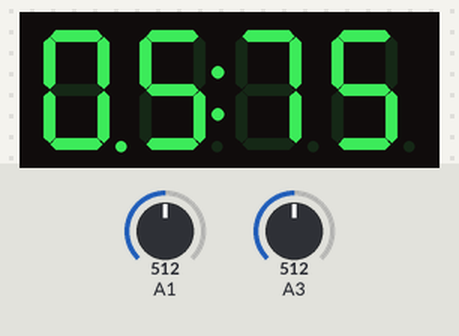
Bench run of a sketch on a simulated Arduino Uno, built with avr-gcc and run on an emulated ATmega328P. On the bench: 4-digit seven-segment display. The inputs (shaded band) are chosen by the test bench; at power-on: A3 = 512, A1 = 512. What the sketch prints to the serial monitor is not drawn.

Above: at 1.2 s.
1.3 s: A3 set to 670
At 2.2 s:
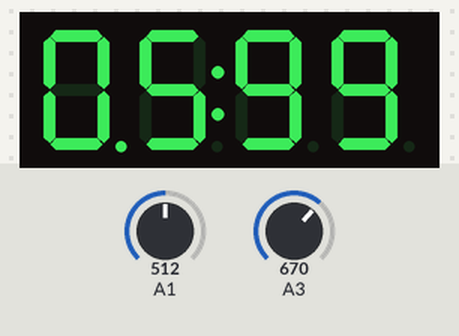
2.8 s: A3 set to 691
At 3.2 s:
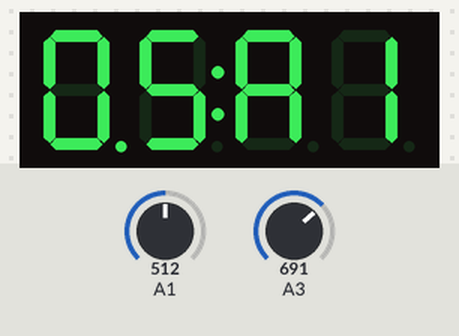
4.3 s: A3 set to 733
5.8 s: A3 set to 768
At 6.7 s:
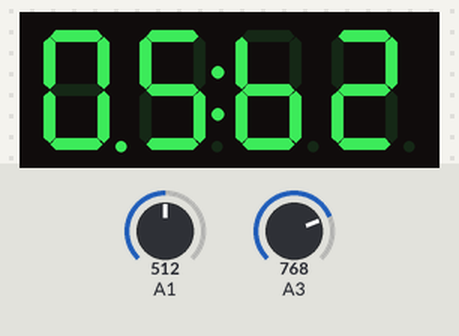
7.3 s: A3 set to 900
At 7.9 s:
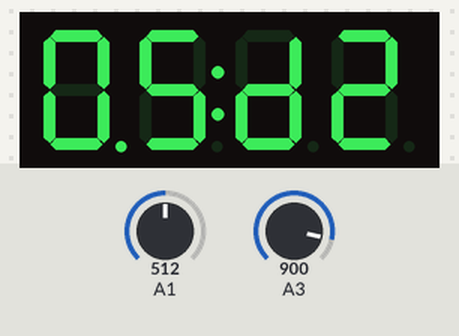
8.8 s: A3 set to 942
At 10.0 s:
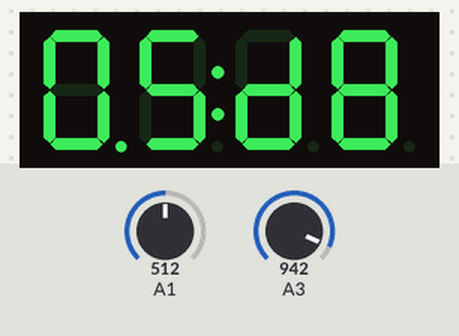
10.3 s: A3 set to 965
At 11.4 s:
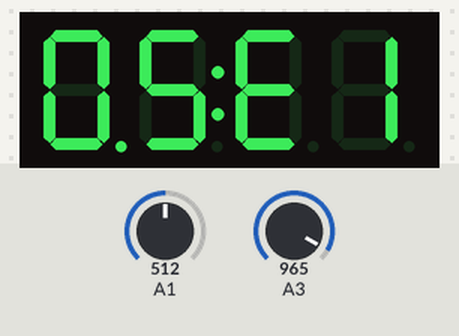
Timing chart, 0 to 10.4 s (numbered marks = the images above; inputs shaded):
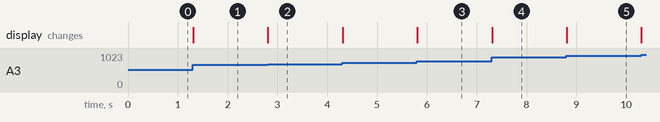

The sketch:

9.2.ino
```cpp
#include <Adafruit_GFX.h>
#include <Adafruit_LEDBackpack.h>
Adafruit_7segment matrix = Adafruit_7segment();

void setup() {
  // put your setup code here, to run once:
  pinMode(A1,INPUT);
  pinMode(A3,INPUT);
  Serial.begin(9600);
  matrix.begin(0x70);
}

void loop() {
  // put your main code here, to run repeatedly:
  int VR = analogRead(A1);
  int mVR = VR/100;
  int LDR = analogRead(A3)/10;
  int mLDR = map(LDR,0,67,0,99);
  Serial.println(LDR);
  matrix.writeDigitNum(0,mVR/10,1);
  matrix.writeDigitNum(1,mVR%10,0);
  matrix.writeDigitNum(3,mLDR/10,0);
  matrix.writeDigitNum(4,mLDR%10,0);
  matrix.drawColon(1);
  matrix.writeDisplay();
}
```

Measured:
- the behaviour switches between 679 and 680 on A3 (found by bisection; images 1 and 2)
- the behaviour switches between 749 and 750 on A3 (found by bisection; images 2 and 3)
- after the input at 1.3 s, the display: changes at once (image 1)
- after the input at 2.8 s, the display: changes at once (image 2)
- after the input at 5.8 s, the display: changes at once (image 3)
- after the input at 7.3 s, the display: changes at once (image 4)
- after the input at 8.8 s, the display: changes at once (image 5)
